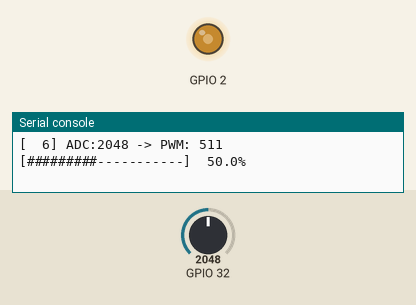
A program run on a simulated ESP32 board running MicroPython. Shown: output pins drawn as LEDs (lit = HIGH), the last lines printed to the serial console. The inputs (shaded band) are chosen by the test bench; at power-on: GPIO 32 = 2048 (analog values on the 0–4095 scale).

Above: at 1.2 s.
1.3 s: GPIO 32 set to 2866
At 2.1 s:
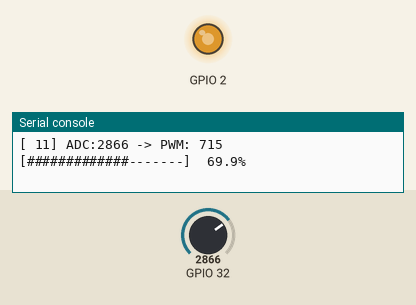
2.9 s: GPIO 32 set to 3603
At 3.5 s:
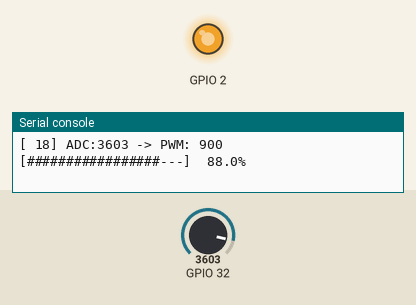
4.5 s: GPIO 32 set to 983
At 4.9 s:
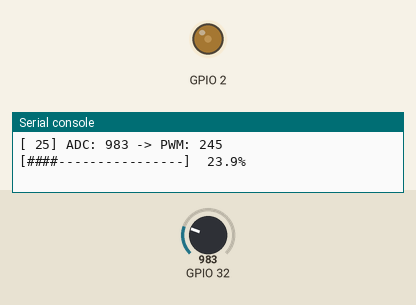
6.1 s: GPIO 32 set to 0
At 7.6 s:
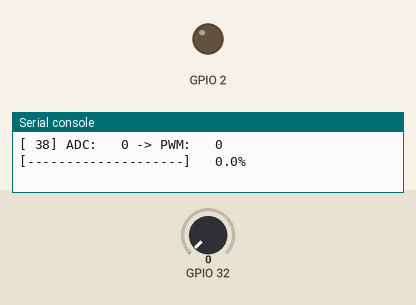
Timing chart, 0 to 8.7 s (numbered marks = the images above; inputs shaded):
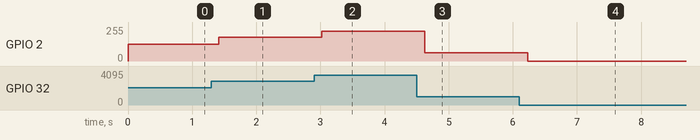

The program:

05_pot_led_dimming.py
```python
# ==============================================================================
# 05_pot_led_dimming.py - ควบคุม LED ด้วย Potentiometer (LED Dimming with Pot)
# ==============================================================================
# สัปดาห์ที่ 1: รวม ADC + PWM (Week 1: Combining ADC + PWM)
# เวลา: ~20 นาที (Time: ~20 minutes)
#
# วัตถุประสงค์การเรียนรู้ (Learning Objectives):
#   1. เข้าใจการอ่าน Analog Input (ADC) และส่งออก Analog-like Output (PWM)
#   2. เข้าใจการ mapping ค่าระหว่างช่วงต่างๆ (0-4095 → 0-1023)
#   3. เตรียมพร้อมสำหรับ: pH sensor (ADC) → pump speed (PWM) ใน Week 3
#
# การเชื่อมโยงกับ Week 3 (Connection to Week 3):
#   - ตัวอย่างนี้: Potentiometer (ADC) → LED brightness (PWM)
#   - Week 3:      pH Sensor (ADC)     → Pump speed (PWM)
#   - หลักการเดียวกัน: อ่านค่า → ประมวลผล → ควบคุม output
#
# ฮาร์ดแวร์ (Hardware):
#   - GPIO32 = Potentiometer (ADC input)
#   - GPIO2  = LED Red (PWM output)
# ==============================================================================

from machine import Pin, ADC, PWM
import time

# นำเข้าขา GPIO (Import GPIO pins)
try:
    from pins import POT1_PIN, LED_RED
except ImportError:
    POT1_PIN = 32    # Potentiometer
    LED_RED = 2      # LED สีแดง

# ปล่อยให้แอป MicroPad สั่งหยุดได้ (allow the MicroPad app to stop this script)
try:
    from scilabpro import stop_requested
except ImportError:
    stop_requested = None

# ==============================================================================
# ค่าคงที่ (Constants)
# ==============================================================================
ADC_MAX = 4095       # 12-bit ADC (0-4095)
PWM_MAX = 1023       # 10-bit PWM (0-1023)
PWM_FREQ = 1000      # ความถี่ PWM (Hz)


# ==============================================================================
# คลาส PotLEDController (Potentiometer-LED Controller Class)
# ==============================================================================
class PotLEDController:
    """
    ควบคุม LED ด้วย Potentiometer (Control LED with Potentiometer)

    หลักการนี้ใช้ใน Week 3:
    - แทน Potentiometer ด้วย pH Sensor
    - แทน LED ด้วย Pump
    - ค่า pH ต่ำ → ปั๊มเร็ว, ค่า pH สูง → ปั๊มช้า

    ตัวอย่างการใช้ (Usage):
        controller = PotLEDController(pot_pin=32, led_pin=2)
        controller.update()  # อ่านค่า pot และปรับ LED
    """

    def __init__(self, pot_pin, led_pin):
        """
        สร้าง Controller (Create Controller)

        Args:
            pot_pin (int): GPIO pin สำหรับ Potentiometer (32)
            led_pin (int): GPIO pin สำหรับ LED (2)
        """
        # ตั้งค่า ADC สำหรับ Potentiometer
        self._adc = ADC(Pin(pot_pin))
        self._adc.atten(ADC.ATTN_11DB)  # ช่วง 0-3.3V

        # ตั้งค่า PWM สำหรับ LED
        self._pwm = PWM(Pin(led_pin))
        self._pwm.freq(PWM_FREQ)
        self._pwm.duty(0)

        self.pot_pin = pot_pin
        self.led_pin = led_pin

        print(f"PotLEDController พร้อมใช้งาน (ready)")
        print(f"  Potentiometer: GPIO{pot_pin} (ADC)")
        print(f"  LED: GPIO{led_pin} (PWM)")

    def read_pot(self):
        """อ่านค่า Potentiometer (Read potentiometer value)"""
        return self._adc.read()

    def map_value(self, value, in_min, in_max, out_min, out_max):
        """
        แปลงค่าจากช่วงหนึ่งไปอีกช่วง (Map value from one range to another)

        ใน Week 3 ใช้แปลง:
        - ADC (0-4095) → Voltage (0-3.3V) → pH (0-14)
        - pH → Pump duty cycle
        """
        return int((value - in_min) * (out_max - out_min) / (in_max - in_min) + out_min)

    def update(self):
        """
        อ่านค่า Potentiometer และปรับความสว่าง LED
        (Read pot and adjust LED brightness)

        Returns:
            tuple: (adc_value, duty_value, percent)
        """
        # อ่านค่า ADC (0-4095)
        adc_value = self.read_pot()

        # แปลงเป็น duty cycle (0-1023)
        duty_value = self.map_value(adc_value, 0, ADC_MAX, 0, PWM_MAX)

        # ตั้งค่า PWM
        self._pwm.duty(duty_value)

        # คำนวณเปอร์เซ็นต์
        percent = (duty_value / PWM_MAX) * 100

        return adc_value, duty_value, percent

    def deinit(self):
        """คืนทรัพยากร (Release resources)"""
        self._pwm.duty(0)
        self._pwm.deinit()


# ==============================================================================
# โปรแกรมหลัก (Main Program)
# ==============================================================================
if __name__ == "__main__":
    print("=" * 50)
    print("Potentiometer -> LED Dimming")
    print("ควบคุมความสว่าง LED ด้วย Potentiometer")
    print("=" * 50)
    print()
    print("การเชื่อมโยงกับ Week 3:")
    print("  Pot (ADC)  -> LED (PWM)     [ตัวอย่างนี้]")
    print("  pH (ADC)   -> Pump (PWM)    [Week 3]")
    print()
    print("หมุน Potentiometer เพื่อปรับความสว่าง LED")
    print("กด Ctrl+C เพื่อหยุด")
    print("-" * 50)

    # สร้าง Controller
    controller = PotLEDController(POT1_PIN, LED_RED)

    try:
        count = 0
        while True:
            # ตรวจคำสั่งหยุดจากแอป (check for an app stop request)
            if stop_requested is not None and stop_requested():
                print("\nได้รับคำสั่งหยุดจากแอป (Stop requested by app)")
                break

            count += 1
            adc, duty, percent = controller.update()

            # แสดงผลแบบ progress bar
            bar_len = int(percent / 5)  # 20 ช่อง = 100%
            bar = "#" * bar_len + "-" * (20 - bar_len)

            print(f"[{count:3d}] ADC:{adc:4d} -> PWM:{duty:4d} [{bar}] {percent:5.1f}%")
            time.sleep(0.2)

    except KeyboardInterrupt:
        print("\n\nหยุดโปรแกรม (Program stopped)")

    finally:
        controller.deinit()
        print()
        print("=" * 50)
        print("สรุป (Summary):")
        print("-" * 50)
        print("  1. ADC อ่านค่า 0-4095 จาก Potentiometer")
        print("  2. Map ค่า ADC → PWM duty (0-1023)")
        print("  3. PWM ควบคุมความสว่าง LED")
        print()
        print("  Week 3: pH Sensor → Pump Speed")
        print("  หลักการเดียวกัน!")
        print("=" * 50)
```

Measured:
- after the input at 1.3 s, GPIO 2: 127/255 → 178/255 after 0.11 s
- after the input at 2.9 s, GPIO 2: 178/255 → 224/255 after 0.12 s
- after the input at 4.5 s, GPIO 2: 224/255 → 61/255 after 0.12 s
- after the input at 6.1 s, GPIO 2: 61/255 → 0/255 after 0.13 s
